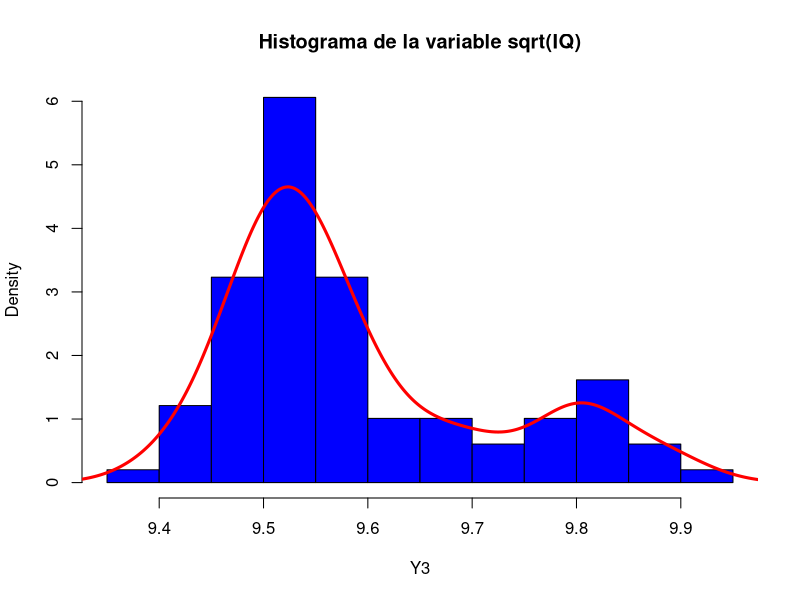
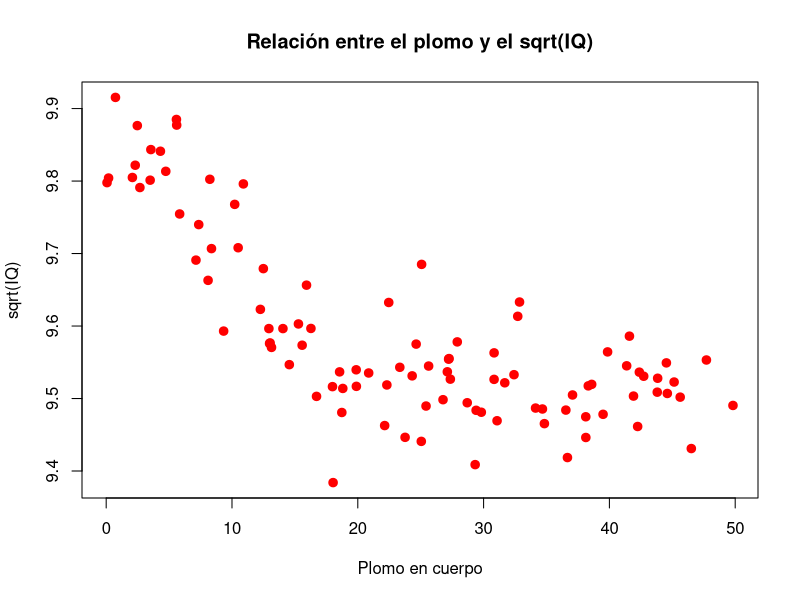
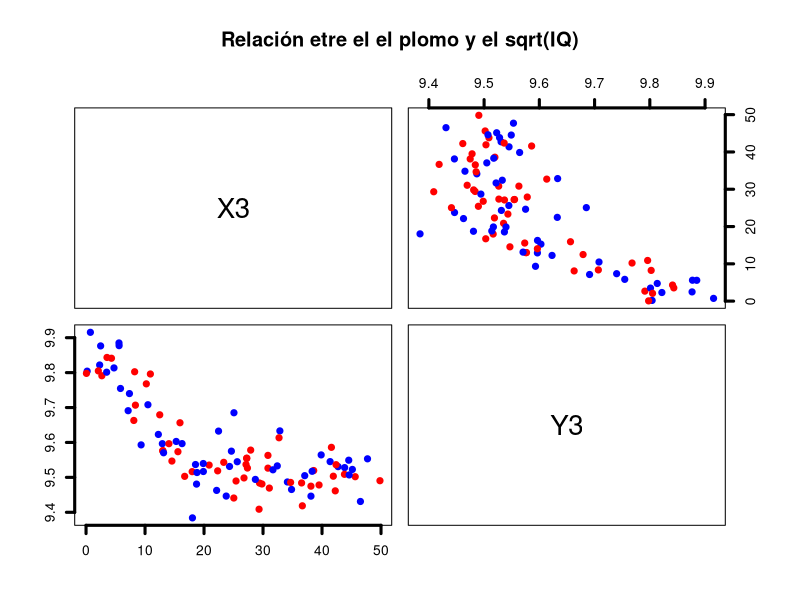
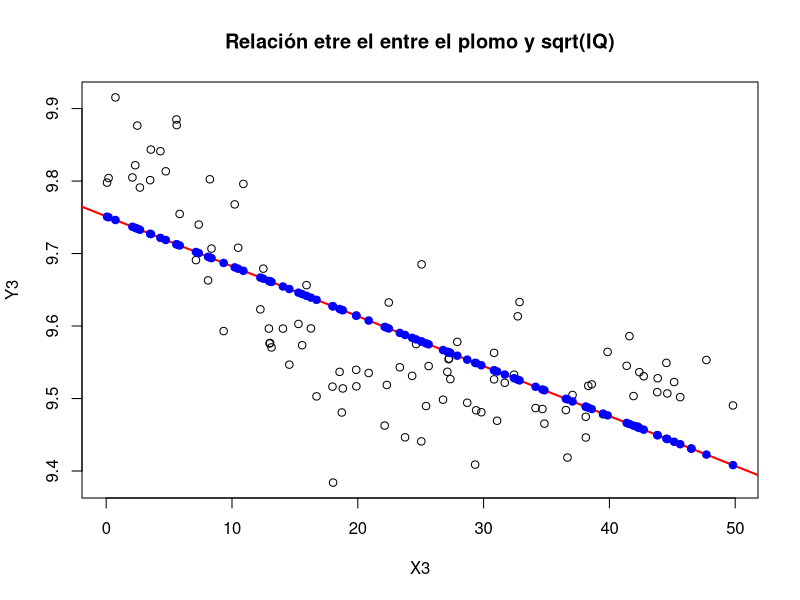
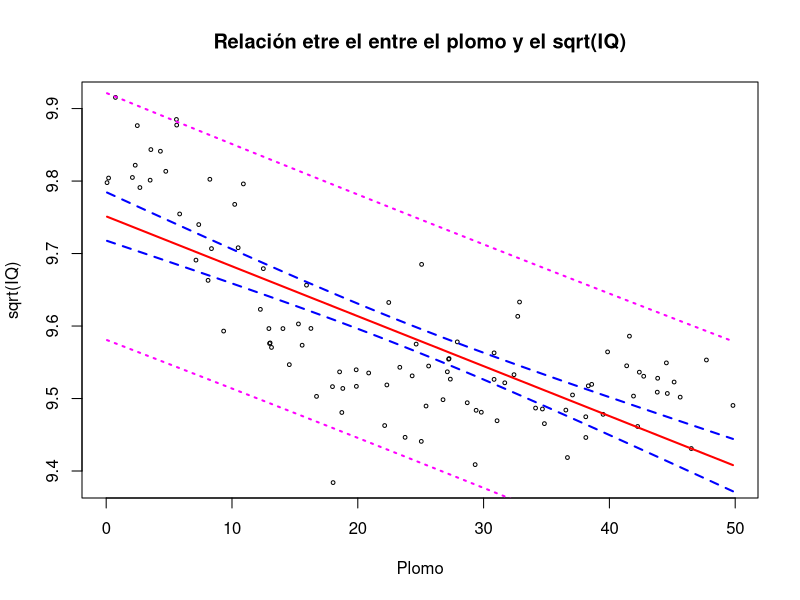
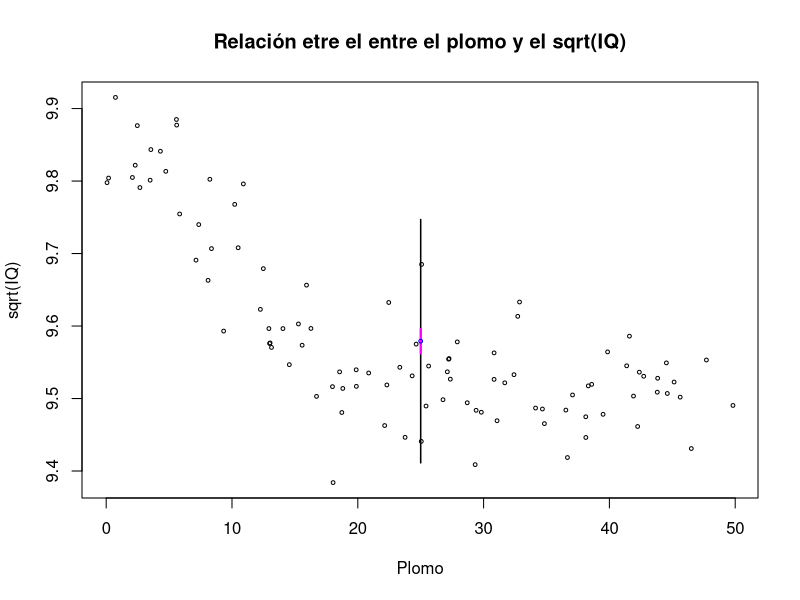
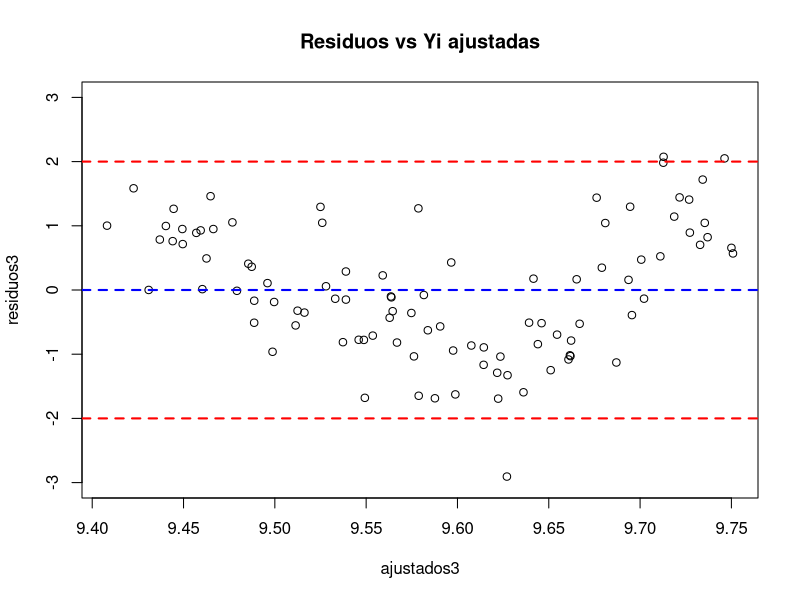

Write the R code that produced these figures, in order. (Note: this script raises an error after producing the figures.)
#Cargamos las librerias

library(stats)
library(MASS)
library(lmtest)
library(car)
library(zoo)
library(psych) 
library(nortest)

#Cargamos los datos

setwd("/Users/jose/Desktop/Tarea 5")
getwd()

Datos <- read.csv("plomo.csv",header=TRUE,sep=",",dec=".")
attach(Datos)

# --------------- Algunas Funciones -----------------------
Prueba_B0 <- function(X,Y){
  n     <- dim(Datos)[1]
  Sxx   <- sum((X-(mean(X)))^2)
  Sxy   <- sum((X-mean(X))*(Y-mean(Y)))
  Syy   <- sum((Y-(mean(Y)))^2)
  
  #Los estimadores son:
  beta1 <- Sxy/Sxx
  beta0 <- mean(Y)-(beta1*(mean(X)))
  SSe   <- Syy-beta1*Sxy
  MSe   <- (SSe)/(n-2)
  sigma.gorro <- MSe
  
  #La estadística de prueba para B0 es:
  Q     <- abs(beta0/(sqrt((sigma.gorro)*((1/n) + (((mean(X))^2)/Sxx)))))
  
  #Cuantil de una T-Student: 
  T     <- qt(1-(0.05/2),n-2)
  
  #Region Critica={|Q|>t(n-2,1-alpha/2)} donde t es el cuantil de una t-student
  aux     <- pt(Q,n-2)
  p.value <- 2*min(1-aux, aux) #p.value<alpha=0.05
  cat("\n\tPRUEBA DE HIPOTESIS H0: B0=0 vs H1:B0=!0\n",
      "\nRegión Crítica: Rechazar H0 si |Q|>t(n-2,1-alpha/2)","\nEstadistica de prueba Q:\n",Q,
      "\nCuantil de la T-Student:\n",T,
      "\nP-value:\n", p.value)
}
Prueba_B1 <- function(X,Y){
  n     <- dim(Datos)[1]
  Sxx   <- sum((X-(mean(X)))^2)
  Sxy   <- sum((X-mean(X))*(Y-mean(Y)))
  Syy   <- sum((Y-(mean(Y)))^2)
  
  
  #Los estimadores son:
  beta1 <- Sxy/Sxx
  beta0 <- mean(Y)-(beta1*(mean(X)))
  SSe   <- Syy-beta1*Sxy
  MSe   <- (SSe)/(n-2)
  sigma.gorro <- MSe
  
  #La estadística de prueba para B0 es:
  Q     <- abs(beta1/(sqrt((sigma.gorro/Sxx))))
  
  #Cuantil de una T-Student: 
  T     <- qt(1-(0.05/2),n-2)
  
  #Region Critica={|Z|>t(n-2,1-alpha/2)} donde t es el cuantil de una t-student
  aux     <- pt(Q,n-2)
  p.value <-2*min(1-aux, aux) #p.value<alpha=0.05
  cat("\n\tPRUEBA DE HIPOTESIS H0: B1=0 vs H1:B1=!0\n",
      "\nRegion Critica: Rechazar H0 si |Q|>t(n-2,1-alpha/2)","\nEstadistica de prueba Q:\n",Q,
      "\nCuantil de la T-Student:\n",T,
      "\nP-value:\n", p.value)
}

# Hacemos un pequeño análisis preliminar para ver que los
# datos no presentan ningún problema

View(Datos)       # Mostramos la tabla de los datos
is.na(Datos)      # Revisamos que no haya datos NA
str(Datos)        # Revisamos la estructura de la tabla
summary(Datos)    # Hacemos un resumen de la tabla


# --------------------------------------------------------------------------------------------------
# ------------------------------------ CUARTO AJUSTE: sqrt(IQ) -------------------------------------
# --------------------------------------------------------------------------------------------------
# ------------------------------------ 1) Análisis Descriptivo ------------------------------------

# Definimos la transformacion
X3 <- Plomo
Y3 <- sqrt(IQ)
Datos3 = data.frame("X3" = X3, "Y3" = Y3)

# Observamos como se comportan los datos del sqrt(IQ)
summary(Y3)
hist(Y3, freq = FALSE,breaks=15, col = "blue", main="Histograma de la variable sqrt(IQ)")
lines(density(Y3), col="red",lwd=3)

#Ahora observamos la asociación entre nuestros variables 
#mediante scaterplots.
plot(X3, Y3,pch=19, col="red", ylab="sqrt(IQ)", xlab = "Plomo en cuerpo", lwd=2,
     main="Relación entre el plomo y el sqrt(IQ)")
pairs(Datos3, col=c("red","blue"), pch=20, lwd=3,
      main="Relación etre el el plomo y el sqrt(IQ)")

#Prueba del coeficienciente de correlacion
cor.test(X3, Y3)

#------------------------------------- 2) Ajuste Del Modelo ----------------------------------------

modelo3 <- lm(Y3 ~ X3)
summary(modelo3)

plot(X3,Y3, main="Relación etre el entre el plomo y sqrt(IQ)")
abline(modelo3, col="red", lwd=2)
points(X3,modelo3$fit, col="blue",cex=1,pch=19)

#------------------------------------- 3) Inferencia Sobre el Modelo -------------------------------

#--------------- Pruebas de Hipotesis

# Checamos primero los valores del p-value en el summary
summary(modelo3)
# Para corroborar usamos nuestras funciones para la peuba estadística 
Prueba_B0(X3,Y3)
Prueba_B1(X3,Y3)

#--------------- Intervalos de Confianza

# Usamos confint para obtener la ordenada al origen y pendiente
# de nuestros intervalos de confianza
confint(modelo3)

# Hacemos las rectas de intervalos de confianza y predicción
X3.2 = data.frame(X3=X3[order(X3)])
conf1 <- predict(modelo3, newdata=X3.2, interval="confidence")
pred1 <- predict(modelo3, newdata=X3.2, interval="prediction")
plot(X3,Y3, xlab="Plomo",ylab="sqrt(IQ)", main="Relación etre el entre el plomo y el sqrt(IQ)", cex=0.5)
lines(X3.2$X3,conf1[,1], lwd=2, col="red")
lines(X3.2$X3,conf1[,2], lwd=2,lty=2, col="blue")
lines(X3.2$X3,conf1[,3], lwd=2,lty=2, col="blue")
lines(X3.2$X3,pred1[,2], lwd=2,lty=3, col="magenta")
lines(X3.2$X3,pred1[,3], lwd=2,lty=3, col="magenta")
#------------------------------------- 4) ANOVA ----------------------------------------------------

anova(modelo3)

#------------------------------------- 5) y 6) Predicción ------------------------------------------

X3.0 <-data.frame(X3 = 25)

conf1 <- predict(modelo3, newdata=X3.0, interval="confidence")
pred1 <- predict(modelo3, newdata=X3.0, interval="prediction")
plot(X3,Y3, xlab="Plomo",ylab="sqrt(IQ)", main="Relación etre el entre el plomo y el sqrt(IQ)", cex=0.5)
segments(X3.0$X3,y0 = pred1[2],y1 = pred1[3],lwd=1.5)
segments(X3.0$X3,y0 = conf1[2],y1 = conf1[3],lwd=2, col = "magenta")
points(X3.0,conf1[1], col = "blue", cex=0.5, lty = 3)

#------------------------------------- 7) Coeficiente de Determinación -----------------------------

summary(modelo3)

#------------------------------------- 8) Pruebas de los Supuestos ---------------------------------

# 1. VARIANZA CONSTANTE:
# graficamos los valores ajustados contra los residuales:

residuos3 <- rstandard(modelo3)
ajustados3 <- fitted(modelo3)
plot(ajustados3, residuos3,
     main="Residuos vs Yi ajustadas", ylim = c(-3,3))
abline(0,0, col="blue1", lw=2, lty=2)
abline(2,0, col="red", lw=2, lty=2)
abline(-2,0, col="red", lw=2, lty=2)
# Estamos graficando los residuales estandarizados y todos deberán estar en -2<=di<=2

# Hacemos las pruebas de hipotesis para homocedasticidad:
# Recordemos que:
# Ho:Los residuales tienen varianza cosntante VS H1:No tienen varanza constante
# Rechazamos al nivel de significancia alpha=0.05 si p-value<alpha

# Test de Breusch-Pagan 
bptest(modelo3)

# Prueba de puntaje de varianza no constante
ncvTest(modelo3)

# 2. SUPUESTO DE CORRELACION:
# Recordemos que:
# Ho: No hay correlación entre los residuos VS H1: Si hay correlación entre los residuos
# Rechazamos al nivel de significancia alpha=0.05 si p-value<alpha

# Prueba de Durbin-Watson
dwtest(modelo3)


# 3. SUPUESTO DE NORMALIDAD: 
# el primer acercamiento es mediante un Q-QPlot de los residuos
qqnorm(residuos1, pch=19,lwd=1)
qqline(residuos1, col="red", lwd=3)
hist(residuos, col="navyblue",freq = F, breaks = 15, main="Histograma de los residuos")

# Hacemos las pruebas de hipotesis para normalidad:
# Recordemos que:
#H0:Los errores se distribuyen N(0,1)
#H1:Los errores no se distribuyen N(0,1)
# Rechazamos al nivel de significancia alpha=0.05 si p-value<alpha

# Prueba Anderson-Darling
ad.test(residuos1)

# Prueba Shapiro-Wilk
shapiro.test(residuos1)
